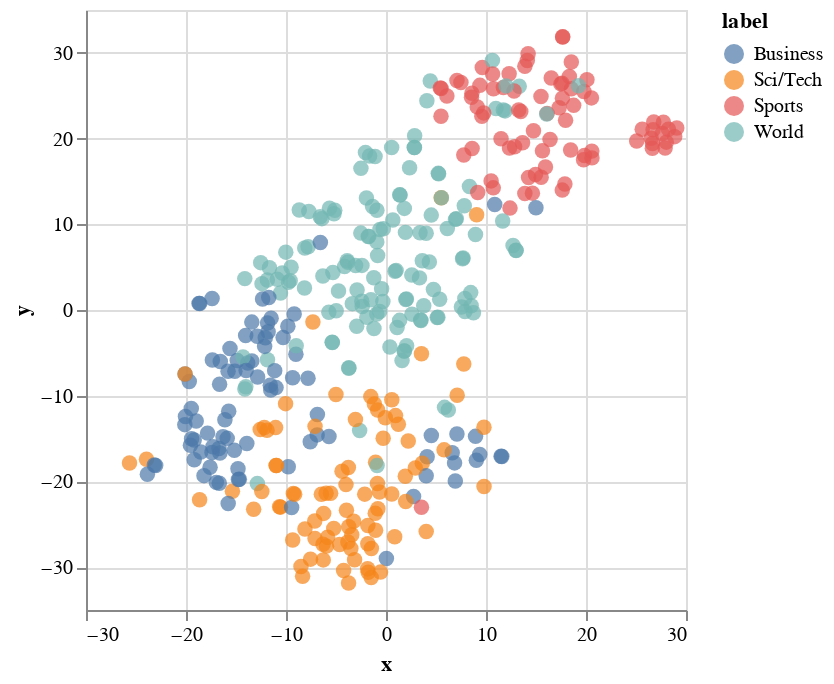

Notebook cell for this chart:
### Code cell
import altair as alt


# Create a scatter plot
alt.Chart(df).mark_circle(size=60).encode(
    x='x',
    y='y',
    color='label:N',
    tooltip=['label:N', 'text']
).interactive()

### Figure 1 — Vega-Lite specification as saved in the notebook (floating-point values rounded to 4 significant figures; data arrays with more than 128 entries replaced by an {"elided": "..."} marker saying what was removed)
{"config": {"view": {"continuousWidth": 300, "continuousHeight": 300}}, "data": {"name": "data-4741a739003fb3f026cb6e9964081cc0"}, "mark": {"type": "circle", "size": 60}, "encoding": {"color": {"field": "label", "type": "nominal"}, "tooltip": [{"field": "label", "type": "nominal"}, {"field": "text", "type": "nominal"}], "x": {"field": "x", "type": "quantitative"}, "y": {"field": "y", "type": "quantitative"}}, "params": [{"name": "param_15", "select": {"type": "interval", "encodings": ["x", "y"]}, "bind": "scales"}], "$schema": "https://vega.github.io/schema/vega-lite/v5.16.3.json", "datasets": {"data-4741a739003fb3f026cb6e9964081cc0": {"elided": "400 records"}}}
